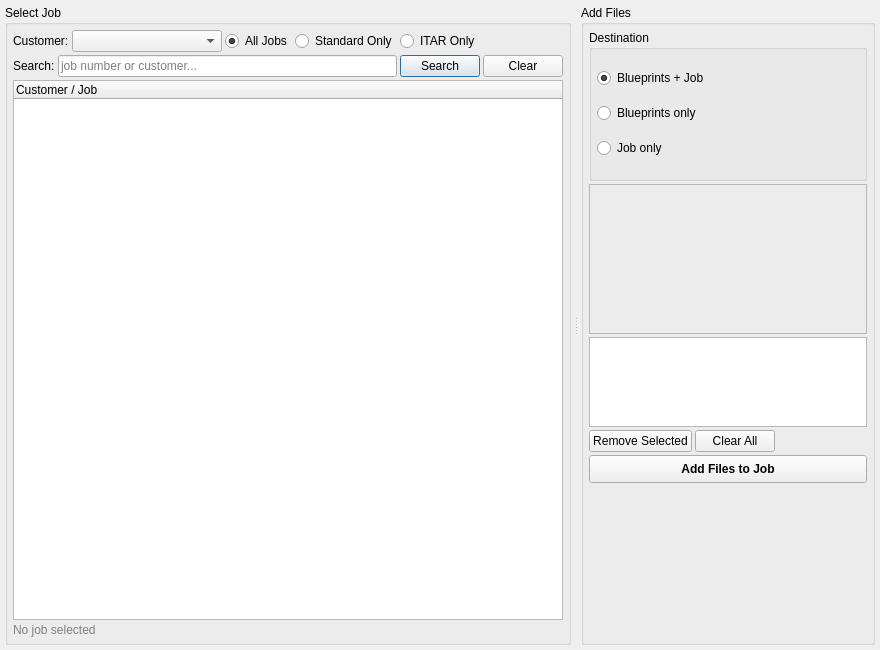
<?xml version="1.0" encoding="UTF-8"?>
<ui version="4.0">
 <class>AddToJobTab</class>
 <widget class="QWidget" name="AddToJobTab">
  <property name="geometry">
   <rect>
    <x>0</x>
    <y>0</y>
    <width>880</width>
    <height>650</height>
   </rect>
  </property>
  <layout class="QVBoxLayout" name="mainLayout">
   <property name="spacing">
    <number>3</number>
   </property>
   <property name="leftMargin">
    <number>5</number>
   </property>
   <property name="topMargin">
    <number>5</number>
   </property>
   <property name="rightMargin">
    <number>5</number>
   </property>
   <property name="bottomMargin">
    <number>5</number>
   </property>
   <item>
    <widget class="QSplitter" name="mainSplitter">
     <property name="orientation">
      <enum>Qt::Orientation::Horizontal</enum>
     </property>
     <widget class="QWidget" name="leftWidget" native="true">
      <layout class="QVBoxLayout" name="leftLayout">
       <property name="spacing">
        <number>3</number>
       </property>
       <property name="leftMargin">
        <number>0</number>
       </property>
       <property name="topMargin">
        <number>0</number>
       </property>
       <property name="rightMargin">
        <number>3</number>
       </property>
       <property name="bottomMargin">
        <number>0</number>
       </property>
       <item>
        <widget class="QGroupBox" name="selectJobGroup">
         <property name="title">
          <string>Select Job</string>
         </property>
         <layout class="QVBoxLayout" name="selectJobLayout">
          <property name="spacing">
           <number>3</number>
          </property>
          <property name="leftMargin">
           <number>5</number>
          </property>
          <property name="topMargin">
           <number>5</number>
          </property>
          <property name="rightMargin">
           <number>5</number>
          </property>
          <property name="bottomMargin">
           <number>5</number>
          </property>
          <item>
           <layout class="QHBoxLayout" name="filterLayout">
            <item>
             <widget class="QLabel" name="customerFilterLabel">
              <property name="text">
               <string>Customer:</string>
              </property>
             </widget>
            </item>
            <item>
             <widget class="QComboBox" name="add_customer_combo">
              <property name="minimumSize">
               <size>
                <width>150</width>
                <height>0</height>
               </size>
              </property>
             </widget>
            </item>
            <item>
             <widget class="QRadioButton" name="add_all_radio">
              <property name="text">
               <string>All Jobs</string>
              </property>
              <property name="checked">
               <bool>true</bool>
              </property>
             </widget>
            </item>
            <item>
             <widget class="QRadioButton" name="add_standard_radio">
              <property name="text">
               <string>Standard Only</string>
              </property>
             </widget>
            </item>
            <item>
             <widget class="QRadioButton" name="add_itar_radio">
              <property name="text">
               <string>ITAR Only</string>
              </property>
             </widget>
            </item>
            <item>
             <spacer name="horizontalSpacer">
              <property name="orientation">
               <enum>Qt::Orientation::Horizontal</enum>
              </property>
              <property name="sizeHint" stdset="0">
               <size>
                <width>40</width>
                <height>20</height>
               </size>
              </property>
             </spacer>
            </item>
           </layout>
          </item>
          <item>
           <layout class="QHBoxLayout" name="searchLayout">
            <item>
             <widget class="QLabel" name="searchLabel">
              <property name="text">
               <string>Search:</string>
              </property>
             </widget>
            </item>
            <item>
             <widget class="QLineEdit" name="add_search_edit">
              <property name="placeholderText">
               <string>job number or customer...</string>
              </property>
             </widget>
            </item>
            <item>
             <widget class="QPushButton" name="search_btn">
              <property name="text">
               <string>Search</string>
              </property>
              <property name="default">
               <bool>true</bool>
              </property>
             </widget>
            </item>
            <item>
             <widget class="QPushButton" name="clear_search_btn">
              <property name="text">
               <string>Clear</string>
              </property>
             </widget>
            </item>
           </layout>
          </item>
          <item>
           <widget class="QTreeWidget" name="job_tree">
            <property name="columnCount">
             <number>1</number>
            </property>
            <column>
             <property name="text">
              <string>Customer / Job</string>
             </property>
            </column>
           </widget>
          </item>
          <item>
           <widget class="QLabel" name="selected_job_label">
            <property name="styleSheet">
             <string notr="true">color: gray;</string>
            </property>
            <property name="text">
             <string>No job selected</string>
            </property>
           </widget>
          </item>
         </layout>
        </widget>
       </item>
      </layout>
     </widget>
     <widget class="QWidget" name="rightWidget" native="true">
      <layout class="QVBoxLayout" name="rightLayout">
       <property name="spacing">
        <number>3</number>
       </property>
       <property name="leftMargin">
        <number>3</number>
       </property>
       <property name="topMargin">
        <number>0</number>
       </property>
       <property name="rightMargin">
        <number>0</number>
       </property>
       <property name="bottomMargin">
        <number>0</number>
       </property>
       <item>
        <widget class="QGroupBox" name="addFilesGroup">
         <property name="title">
          <string>Add Files</string>
         </property>
         <layout class="QVBoxLayout" name="addFilesLayout">
          <property name="spacing">
           <number>3</number>
          </property>
          <property name="leftMargin">
           <number>5</number>
          </property>
          <property name="topMargin">
           <number>5</number>
          </property>
          <property name="rightMargin">
           <number>5</number>
          </property>
          <property name="bottomMargin">
           <number>5</number>
          </property>
          <item>
           <widget class="QGroupBox" name="destinationGroup">
            <property name="title">
             <string>Destination</string>
            </property>
            <layout class="QVBoxLayout" name="destinationLayout">
             <property name="spacing">
              <number>2</number>
             </property>
             <property name="leftMargin">
              <number>5</number>
             </property>
             <property name="topMargin">
              <number>5</number>
             </property>
             <property name="rightMargin">
              <number>5</number>
             </property>
             <property name="bottomMargin">
              <number>5</number>
             </property>
             <item>
              <widget class="QRadioButton" name="dest_both_radio">
               <property name="text">
                <string>Blueprints + Job</string>
               </property>
               <property name="checked">
                <bool>true</bool>
               </property>
              </widget>
             </item>
             <item>
              <widget class="QRadioButton" name="dest_blueprints_radio">
               <property name="text">
                <string>Blueprints only</string>
               </property>
              </widget>
             </item>
             <item>
              <widget class="QRadioButton" name="dest_job_radio">
               <property name="text">
                <string>Job only</string>
               </property>
              </widget>
             </item>
            </layout>
           </widget>
          </item>
          <item>
           <widget class="QFrame" name="add_drop_zone">
            <property name="minimumSize">
             <size>
              <width>0</width>
              <height>60</height>
             </size>
            </property>
            <property name="frameShape">
             <enum>QFrame::Shape::StyledPanel</enum>
            </property>
            <property name="frameShadow">
             <enum>QFrame::Shadow::Sunken</enum>
            </property>
           </widget>
          </item>
          <item>
           <widget class="QListWidget" name="add_files_list">
            <property name="maximumSize">
             <size>
              <width>16777215</width>
              <height>90</height>
             </size>
            </property>
           </widget>
          </item>
          <item>
           <layout class="QHBoxLayout" name="fileButtonsLayout">
            <item>
             <widget class="QPushButton" name="remove_add_btn">
              <property name="text">
               <string>Remove Selected</string>
              </property>
             </widget>
            </item>
            <item>
             <widget class="QPushButton" name="clear_add_btn">
              <property name="text">
               <string>Clear All</string>
              </property>
             </widget>
            </item>
            <item>
             <spacer name="horizontalSpacer_2">
              <property name="orientation">
               <enum>Qt::Orientation::Horizontal</enum>
              </property>
              <property name="sizeHint" stdset="0">
               <size>
                <width>40</width>
                <height>20</height>
               </size>
              </property>
             </spacer>
            </item>
           </layout>
          </item>
          <item>
           <widget class="QPushButton" name="add_files_btn">
            <property name="styleSheet">
             <string notr="true">font-weight: bold; padding: 6px;</string>
            </property>
            <property name="text">
             <string>Add Files to Job</string>
            </property>
            <property name="default">
             <bool>false</bool>
            </property>
           </widget>
          </item>
          <item>
           <widget class="QLabel" name="add_status_label">
            <property name="text">
             <string/>
            </property>
           </widget>
          </item>
         </layout>
        </widget>
       </item>
      </layout>
     </widget>
    </widget>
   </item>
  </layout>
 </widget>
 <resources/>
 <connections/>
</ui>
